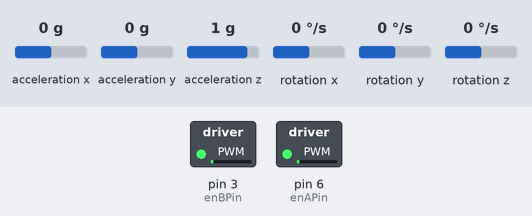
The sketch below on a simulated Arduino Uno, built with avr-gcc and run on an emulated ATmega328P. Parts: switched loads named in the sketch (green lamp = pin HIGH). The test bench sets the inputs (shaded band); at power-on: acceleration x 0 g, acceleration y 0 g, acceleration z 1 g, rotation x 0 °/s, rotation y 0 °/s, rotation z 0 °/s.

Above: at 5.6 s.
5.7 s: acceleration x set to -1.4 g
At 6.3 s:
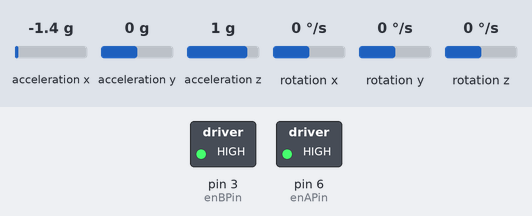
7.2 s: acceleration x set to 0.8 g
At 7.35 s:
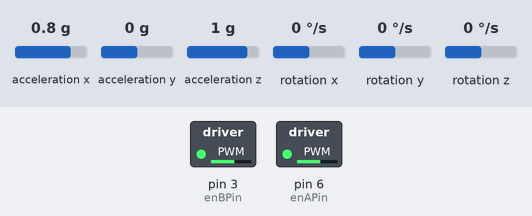
9.3 s: acceleration x set to 0 g
At 9.44 s:
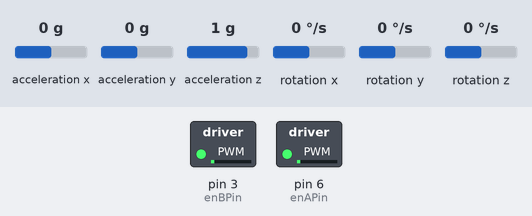
12.3 s: acceleration x set to -0.8 g
Timing chart, 0 to 14.8 s (numbered marks = the images above; inputs shaded):
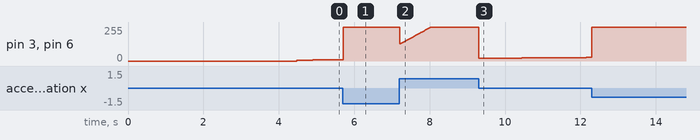

Measured:
- after the input at 9.3 s, pin 3 (enBPin), pin 6 (enAPin): 255/255 → 20/255 at once, → 21/255 0.28 s later, → 22/255 0.43 s later, → 23/255 0.43 s later, … (8 changes in this stretch)

The sketch:

chall_4.ino
```cpp
#include <MPU6050.h>
#include <Servo.h>

// ******************** Constants ********************************************

// For challenge 3
 static double i;
 static double prev_err;
 double p;
 double d;
 double gas;
 double kp;
 double kd;
 double ki;
 double accel_x;
 double accel_y;
 double accel_z;
 double pitch_int;
 double pitch_accel;
 double pitch_gyro;
 double time_step;
 double desired_pitch;
 double pitch;
 int16_t ax, ay, az;
 int16_t gy, gx, gz;
 double pitch_recal;
 MPU6050 mpu;

 //*****************************************************************************


// ***************** From robot example code  *******************************

Servo servo;

// Motor control pins : L298N H bridge
const int enAPin = 6; // Left motor PWM speed control
const int in1Pin = 7; // Left motor Direction 1
const int in2Pin = 5; // Left motor Direction 2
// I switched pins 4 and 2 to make the motor directions correspond to the test function
const int in3Pin = 2; // Right motor Direction 1
const int in4Pin = 4; // Right motor Direction 2
const int enBPin = 3; // Right motor PWM speed control

enum Motor {LEFT, RIGHT};
#define NUM_ANGLES 7
unsigned char sensorAngle[NUM_ANGLES] = { 60, 70, 80, 90, 100, 110, 120 };
unsigned int distance[NUM_ANGLES];


// Set motor speed: 255 full ahead, -255 full reverse , 0 stop
void go( enum Motor m, int speed)
{
  digitalWrite(m == LEFT ? in1Pin : in3Pin , speed > 0 ? HIGH : LOW);
  digitalWrite(m == LEFT ? in2Pin : in4Pin , speed <= 0 ? HIGH : LOW);
  analogWrite(m == LEFT ? enAPin : enBPin, speed < 0 ? -speed : speed);
}

// Initial motor test :
// left motor forward then back
// right motor forward then back

// ********************************************************************


void Chall_4 (double pitch)
{

  //PID
  p = pitch - desired_pitch;

  d = p - prev_err;
  prev_err = p;

 if(p==0){
    i = 0;}
 else{
  i+=p;}

 //100 as constant so that it will go straight when no error. (see left below)
  gas = (d*kd) + (p*kp) + (i*ki);


//make sure this is within the motor's ability
  if (gas > 255) {
    gas = 255;}
  else if (gas < -255){
    gas = -255;}

//Write gas to the motors
    go(RIGHT, gas);
    go(LEFT, gas);

  }


double get_pitch_gyro()
{
  delay(100);
  mpu.getMotion6(&ax, &ay, &az, &gx, &gy, &gz);
  pitch_gyro += time_step*(gy-pitch_int)/131-.215;
  //Serial.println(pitch);
  return pitch_gyro;
}

double get_pitch_accel()
{
  mpu.getMotion6(&ax, &ay, &az, &gx, &gy, &gz);
  accel_x = ax/16384.0;
  accel_y = ay/16384.0;
  accel_z = az/16384.0;
  pitch_accel = (atan(-1*accel_x/sqrt((accel_y*accel_y)+(accel_z*accel_z))));
  //Serial.println(pitch_accel);
  return pitch_accel*10;

}

//Completmentary filter
double get_pitch()
{
  double filter = .02;
  double pitch_A = (get_pitch_accel()+0.1)*33;
  double pitch_G = get_pitch_gyro();
  pitch = (1-filter)*pitch_A + filter*(pitch_G);
  return pitch;
}


// ***************************************************


void setup() {
  //Serial.begin(9600);
  /*
  pinMode(trigPin, OUTPUT);
  pinMode(echoPin, INPUT);
  digitalWrite (trigPin, LOW);
  pinMode(enAPin, OUTPUT);
  pinMode(in1Pin, OUTPUT);
  pinMode(in2Pin, OUTPUT);
  pinMode(in3Pin, OUTPUT);
  pinMode(in4Pin, OUTPUT);
  pinMode(enBPin, OUTPUT);
  servo.attach(servoPin);
  servo.write(90);
  */
  go(LEFT, 0);
  go(RIGHT, 0);
  mpu.initialize();
  mpu.getMotion6(&ax, &ay, &az, &gx, &gy, &gz);
  pitch_int = gy;
  time_step = 0.1;
  pitch = 0;
  prev_err = 0;
  desired_pitch = -1;
  pitch = 0;
  mpu.initialize();
  //PID
  kp = 7;
  kd = 0.01;
  ki = .010;
  pitch = get_pitch();
  pitch = get_pitch();
  pitch_int = get_pitch();
  pitch_recal = 0;
  for (int i =0; i < 1000; i++)
  {
    pitch_recal += get_pitch_accel();
  }
  pitch_recal = pitch_recal/1000;

}


void loop() {
  //Serial.println("entered loop");
  //driveSine(20,15000);
  //delay(2000);

    //Determine error
  pitch = get_pitch_accel();
  //Serial.println(pitch-pitch_int);
  //Serial.print("accel = ");
  //Serial.println(get_pitch_accel()-pitch_int);
  //Serial.println(10*(pitch-pitch_recal));
  Chall_4(10*(pitch-pitch_recal));

}
```
